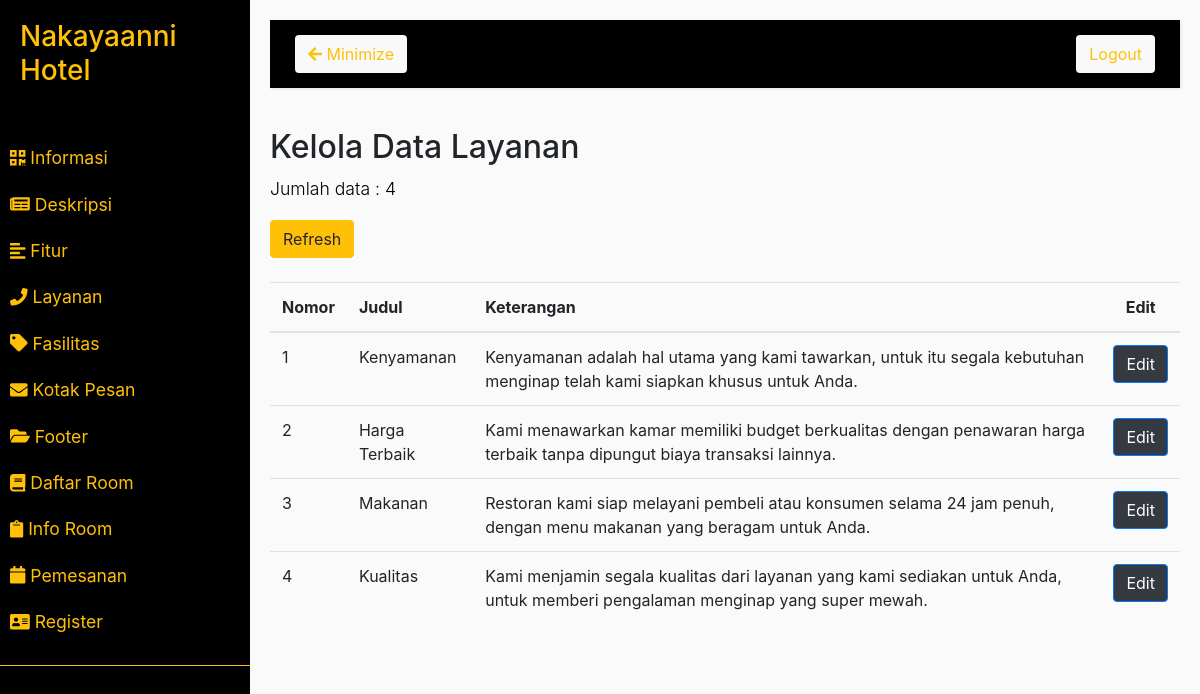
Page /admin/daftar/layanan.php on the committed database.
### tables this page shows
CREATE TABLE `tb_layanan` (
  `id_layanan` int(2) NOT NULL,
  `judul` varchar(30) NOT NULL,
  `keterangan` text NOT NULL
);

### function.php (called while the page is built, shortened)
<?php
    require("connect.php");
    function query($query)
    {
        global $conn;
        $result = mysqli_query($conn, $query);
        $rows = [];
        while ($row = mysqli_fetch_assoc($result)) {
            $rows[] = $row;
        }
        return $rows;
    }
?>

### admin/daftar/layanan.php (the view)
<?php
    require_once('../../connect.php');
    require_once('../../function.php');
    require_once('../section/header.php');
    require_once('../section/sidebar.php');
    $jml_layanan = query("SELECT COUNT(id_layanan) as layanan FROM tb_layanan")[0];
?>
    <h2>Kelola Data Layanan</h2>
    <p>Jumlah data : <?php echo $jml_layanan['layanan']; ?></p>
    <a class="btn btn-warning" href="layanan.php">Refresh</a>
    <br><br>
    <table class="table">
        <thead class="thead-info">
            <tr>
                <th scope="col">Nomor</th>
                <th scope="col">Judul</th>
                <th style="width: -20px;" scope="col">Keterangan</th>
                <th class="text-center">Edit</th>
            </tr>
        </thead>
        <tbody>
        <?php
            $query = "SELECT * FROM tb_layanan";
            $result = mysqli_query($conn, $query);
            while($row = mysqli_fetch_array($result)) {
        ?>
            <tr>
                <td><?php echo $row['id_layanan']; ?></td>
                <td><?php echo $row['judul']; ?></td>
                <td><?php echo $row['keterangan']; ?></td>
                <td class="text-center"><a class="btn btn-primary bg-dark" href="updatelayanan.php?id=<?php echo $row['id_layanan']; ?>">Edit</a></td>
            </tr>
        <?php
            }
        ?>
        </tbody>
    </table>
</div>
</div>
<?php
    require_once('../section/footer.php');
?>

### admin/section/header.php (style rules this page uses)
body { background: #fafafa; }
p { font-size: 1.1em; font-weight: 300; line-height: 1.7em; color: #000000; }
a, a:hover, a:focus { color: inherit; text-decoration: none; transition: all 0.3s; }

### rows in the picture
tb_layanan: id_layanan "1", judul "Kenyamanan", keterangan "Kenyamanan adalah hal utama yang kami tawarkan, untuk itu segala kebutuhan menginap telah kami siapkan khusus untuk Anda."
tb_layanan: id_layanan "2", judul "Harga Terbaik", keterangan "Kami menawarkan kamar memiliki budget berkualitas dengan penawaran harga terbaik tanpa dipungut biaya transaksi lainnya."
tb_layanan: id_layanan "3", judul "Makanan", keterangan "Restoran kami siap melayani pembeli atau konsumen selama 24 jam penuh, dengan menu makanan yang beragam untuk Anda."
tb_layanan: id_layanan "4", judul "Kualitas", keterangan "Kami menjamin segala kualitas dari layanan yang kami sediakan untuk Anda, untuk memberi pengalaman menginap yang super mewah."

### other values in the picture
$jml_layanan['layanan'] "4"
